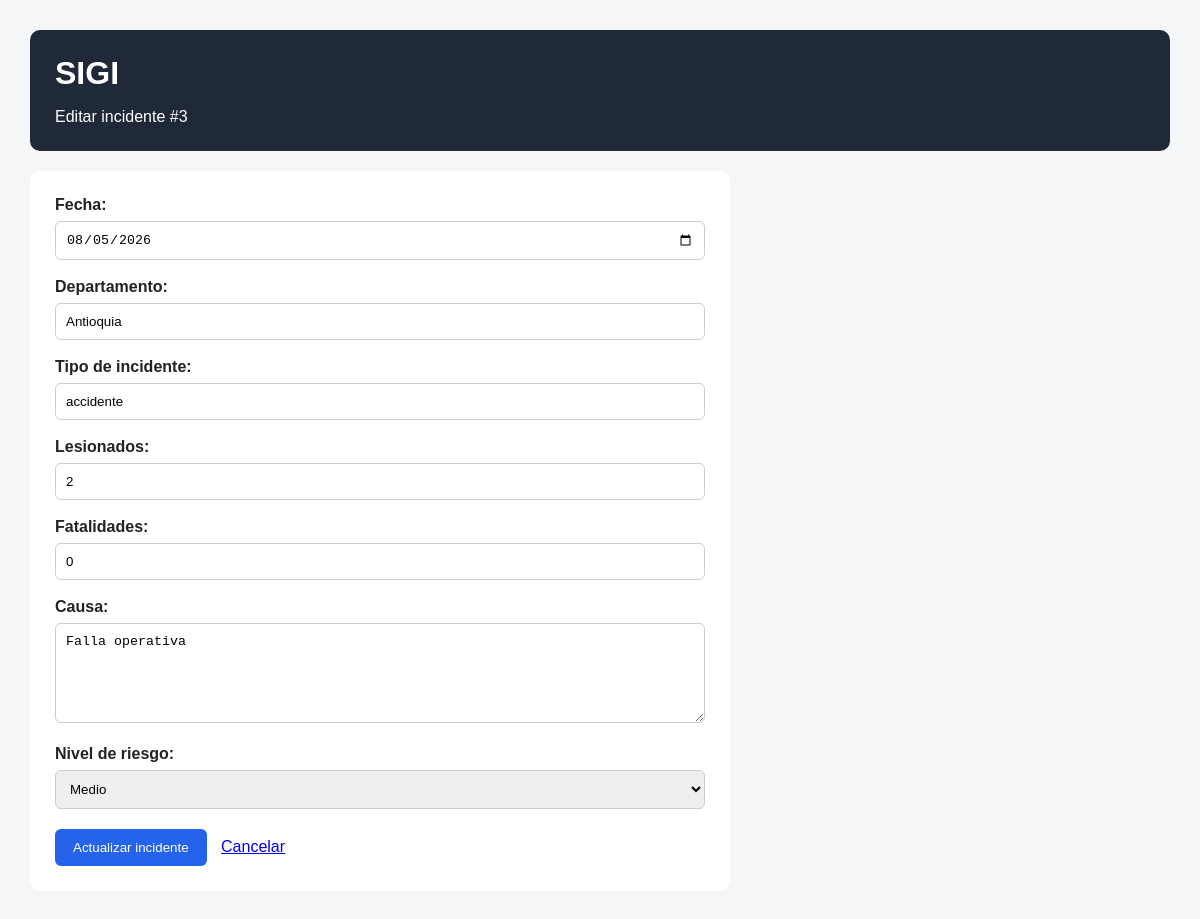
The app's page /editar/3 with its own data.
### tables this page shows
CREATE TABLE incidentes (
            id INTEGER PRIMARY KEY AUTOINCREMENT,
            fecha TEXT NOT NULL,
            departamento TEXT NOT NULL,
            tipo_incidente TEXT NOT NULL,
            lesionados INTEGER DEFAULT 0,
            fatalidades INTEGER DEFAULT 0,
            causa TEXT,
            nivel_riesgo TEXT
        );

### controllers/incidente_controller.py (the view, shortened to what this page needs)
@incidente_controller.route("/editar/<int:id>", methods=["GET", "POST"])
def editar(id):
    incidente = dao.buscar_por_id(id)
    if incidente is None:
        return "Incidente no encontrado", 404
    return render_template(
        "editar.html",
        incidente=incidente
    )

### dao/incidente_dao.py (called while the page is built)
    def conectar(self):
        return sqlite3.connect(self.database)

    def buscar_por_id(self, id):
        conexion = self.conectar()
        cursor = conexion.cursor()
        cursor.execute("""
            SELECT
                id,
                fecha,
                departamento,
                tipo_incidente,
                lesionados,
                fatalidades,
                causa,
                nivel_riesgo
            FROM incidentes
            WHERE id = ?
        """, (id,))
        registro = cursor.fetchone()
        conexion.close()
        if registro is None:
            return None
        return Incidente(
            id=registro[0],
            fecha=registro[1],
            departamento=registro[2],
            tipo_incidente=registro[3],
            lesionados=registro[4],
            fatalidades=registro[5],
            causa=registro[6],
            nivel_riesgo=registro[7]
        )

### templates/editar.html (shortened to what this page needs)
<!DOCTYPE html>
<html lang="es">
<head>
    <link rel="stylesheet" href="{{ url_for('static', filename='style.css') }}">
</head>
<body>
    <div class="contenedor">
        <header>
            <h1>SIGI</h1>
            <p>Editar incidente #{{ incidente.id }}</p>
        </header>
        <form method="POST">
            <div class="campo">
                <label>Fecha:</label>
                <input
                    type="date"
                    name="fecha"
                    value="{{ incidente.fecha }}"
                    required
                >
            </div>
            <div class="campo">
                <label>Departamento:</label>
                <input
                    type="text"
                    name="departamento"
                    value="{{ incidente.departamento }}"
                    required
                >
            </div>
            <div class="campo">
                <label>Tipo de incidente:</label>
                <input
                    type="text"
                    name="tipo_incidente"
                    value="{{ incidente.tipo_incidente }}"
                    required
                >
            </div>
            <div class="campo">
                <label>Lesionados:</label>
                <input
                    type="number"
                    name="lesionados"
                    min="0"
                    value="{{ incidente.lesionados }}"
                    required
                >
            </div>
            <div class="campo">
                <label>Fatalidades:</label>
                <input
                    type="number"
                    name="fatalidades"
                    min="0"
                    value="{{ incidente.fatalidades }}"
                    required
                >
            </div>
            <div class="campo">
                <label>Causa:</label>
                <textarea name="causa">{{ incidente.causa }}</textarea>
            </div>
            <div class="campo">
                <label>Nivel de riesgo:</label>
                <select name="nivel_riesgo" required>
                    <option value="Medio"
                        {% if incidente.nivel_riesgo == "Medio" %}selected{% endif %}>
                        Medio
                    </option>
                </select>
            </div>
            <div class="botones">
                <button type="submit">
                    Actualizar incidente
                </button>
                <a href="{{ url_for('incidente_controller.listar') }}">
                    Cancelar
                </a>
            </div>
        </form>
    </div>
</body>
</html>

### static/style.css (style rules this page uses)
* { box-sizing: border-box; }
body { margin: 0; font-family: Arial, sans-serif; background-color: #f4f6f8; color: #222; }
.contenedor { width: 95%; max-width: 1400px; margin: 30px auto; }
header { background-color: #1f2937; color: white; padding: 25px; border-radius: 10px; margin-bottom: 20px; }
header h1 { margin: 0; font-size: 32px; }
header p { margin-bottom: 0; }
.boton, button { display: inline-block; background-color: #2563eb; color: white; padding: 11px 18px; border: none; border-radius: 6px; text-decoration: none; cursor: pointer; }
form { background-color: white; padding: 25px; border-radius: 10px; max-width: 700px; }
.campo { margin-bottom: 18px; }
.campo label { display: block; margin-bottom: 7px; font-weight: bold; }
.campo input, .campo textarea, .campo select { width: 100%; padding: 10px; border: 1px solid #ccc; border-radius: 6px; }
.campo textarea { min-height: 100px; resize: vertical; }
.botones { margin-top: 20px; }
.botones a { margin-left: 10px; }

### records on screen
incidentes: id "3", fecha "08/05/2026", departamento "Antioquia", tipo_incidente "accidente", lesionados "2", fatalidades "0", causa "Falla operativa", nivel_riesgo "Medio"
